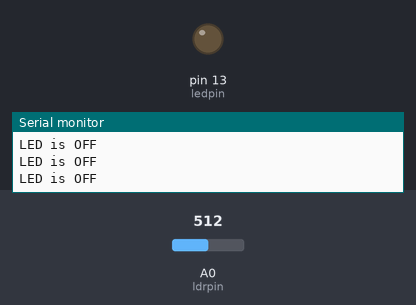
Simulated run of this sketch. Board: Arduino Uno, built with avr-gcc and run on an emulated ATmega328P. On the bench: output pins drawn as LEDs (lit = HIGH), the last lines printed to the serial monitor. Inputs (shaded band) come from the test bench; at power-on: A0 (ldrpin) = 512.

Above: at 1.2 s.
1.3 s: A0 (ldrpin) set to 104
4.3 s: A0 (ldrpin) set to 92
At 5.4 s:
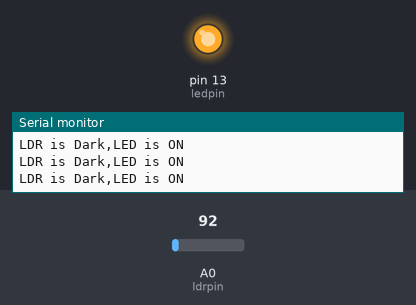
Timing chart, 0 to 7.3 s (numbered marks = the images above; inputs shaded):
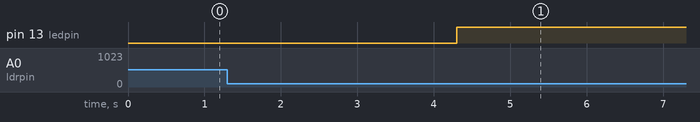

Measured:
- the behaviour switches between 100 and 99 on A0 (ldrpin) (found by bisection; images 0 and 1)
- after the input at 4.3 s, pin 13 (ledpin): LOW → HIGH at once

The sketch:

LDR_03.ino
```cpp
/* This exaple has Light dependent resistor(LDR).
it reads and display the analog value of the LRD sensor on serial monitor */
const int ledpin=13;
const int ldrpin=A0;
void setup() {
  // put your setup code here, to run once:
Serial.begin(9600);
pinMode(ledpin,OUTPUT);
pinMode(ldrpin,INPUT);
}

void loop() {
  // put your main code here, to run repeatedly:
int ldrStatus=analogRead(ldrpin);
if (ldrStatus<100)
{
  digitalWrite(ledpin,HIGH);
  Serial.println("LDR is Dark,LED is ON");
}
else
{
  digitalWrite(ledpin,LOW);
  Serial.println("LED is OFF");
}

}
```
